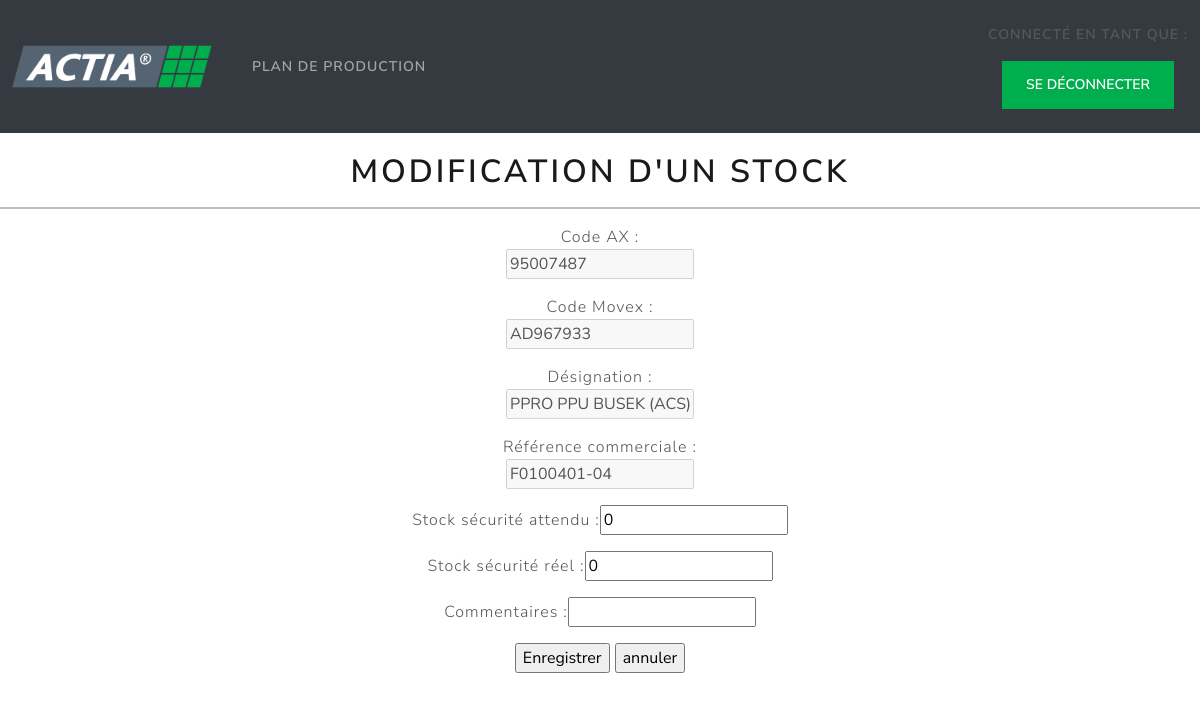
Page /modification_stock.php?code_ax=95007487 on the committed database.
### tables this page shows
CREATE TABLE `produit` (
  `code_ax` varchar(50) NOT NULL,
  `code_movex` varchar(50) DEFAULT NULL,
  `designation_produit` varchar(50) DEFAULT NULL,
  `reference_commerciale` varchar(50) DEFAULT NULL,
  `stock_secu_attendu` int(11) NOT NULL,
  `stock_secu_reel` int(11) NOT NULL,
  `commentaire_stock` varchar(255) DEFAULT NULL
);

### modification_stock.php (the view, shortened to what this page needs)
<?php
$dbh = db_connect();
$code_ax = isset($_GET["code_ax"]) ? $_GET["code_ax"]:null;
$stock_secu_attendu = isset($_POST["stock_secu_attendu"]) ? $_POST["stock_secu_attendu"]:null;
$stock_secu_reel = isset($_POST["stock_secu_reel"]) ? $_POST["stock_secu_reel"]:null;
$commentaire_stock = isset($_POST["commentaire_stock"]) ? $_POST["commentaire_stock"]:null;
$submit = isset($_POST["submit"]);
if ($submit) {
    $sql = "UPDATE produit SET stock_secu_attendu = :stock_secu_attendu, stock_secu_reel = :stock_secu_reel, commentaire_stock = :commentaire_stock WHERE code_ax =:code_ax";
    $params = array(
        ":code_ax" => $code_ax,
        ":stock_secu_attendu" => $stock_secu_attendu,
        ":stock_secu_reel" => $stock_secu_reel,
        ":commentaire_stock" => $commentaire_stock,
    );
    try {
        $sth = $dbh -> prepare($sql);
        $sth -> execute($params);
    } catch (PDOException $ex) {
        die("Erreur lors de la modification des données :". $ex -> getMessage());
    }
    header("Location: gestion_stock.php");
    exit;
} else {
    $sql = "SELECT * FROM produit WHERE code_ax = :code_ax";
    $params = array(
        ":code_ax" => $code_ax,
    );
    try {
        $sth = $dbh -> prepare($sql);
        $sth -> execute($params);
        $produits = $sth -> fetch(PDO::FETCH_ASSOC);
        $code_ax = $produits["code_ax"];
        $code_movex = $produits["code_movex"];
        $designation_produit = $produits["designation_produit"];
        $reference_commerciale = $produits["reference_commerciale"];
        $stock_secu_attendu = $produits["stock_secu_attendu"];
        $stock_secu_reel = $produits["stock_secu_reel"];
    } catch (PDOException $ex) {
        die("Erreur de la récupération des données :". $ex -> getMessage());
    }
}
?>
<!DOCTYPE html>
<html lang="fr">
<head>
    <link rel="stylesheet" href="css/main.css">
</head>
<body>
    <?php include "tete_page.php";?>
    <h1 style = "text-align: center; margin-top: 20px;">Modification d'un stock</h1>
    <hr style="border: 1px solid black; width: 100%;">
    <form action="" method = "POST" style = "text-align: center;">
        <p>Code AX : <br><input type = "text" name = "code_ax" value ="<?php echo htmlspecialchars($code_ax) ?>" disabled maxlength="20" minlength="3"></p>
        <p>Code Movex : <br><input type = "text" name = "code_movex" value = "<?php echo htmlspecialchars($code_movex) ?>" disabled maxlength="20" minlength="3"></p>
        <p>Désignation : <br><input type = "text" name = "designation_produit" value = "<?php echo htmlspecialchars($designation_produit) ?>" disabled maxlength="20" minlength="3"></p>
        <p>Référence commerciale : <br><input type = "text" name = "reference_commerciale" value = "<?php echo htmlspecialchars($reference_commerciale) ?>" disabled maxlength="20" minlength="3"></p>
        <p>Stock sécurité attendu :<input type = "number" name = "stock_secu_attendu" value = "<?php echo htmlspecialchars($stock_secu_attendu) ?>" maxlength="20" minlength="3"></p>
        <p>Stock sécurité réel :<input type = "number" name = "stock_secu_reel" value = "<?php echo htmlspecialchars($stock_secu_reel) ?>" maxlength="20" minlength="3"></p>
        <p>Commentaires :<input type = "text" name = "commentaire_stock" value = "<?php echo htmlspecialchars($commentaire_stock) ?>" maxlength="30" minlength="3"></p>
        <input type = "submit" name = "submit" value = "Enregistrer">
        <input type="submit" name = annuler value = "annuler">
    </form>
</body>
</html>

### rows in the picture
produit: code_ax "95007487", code_movex "AD967933", designation_produit "PPRO PPU BUSEK (ACS)", reference_commerciale "F0100401-04", stock_secu_attendu "0", stock_secu_reel "0"
